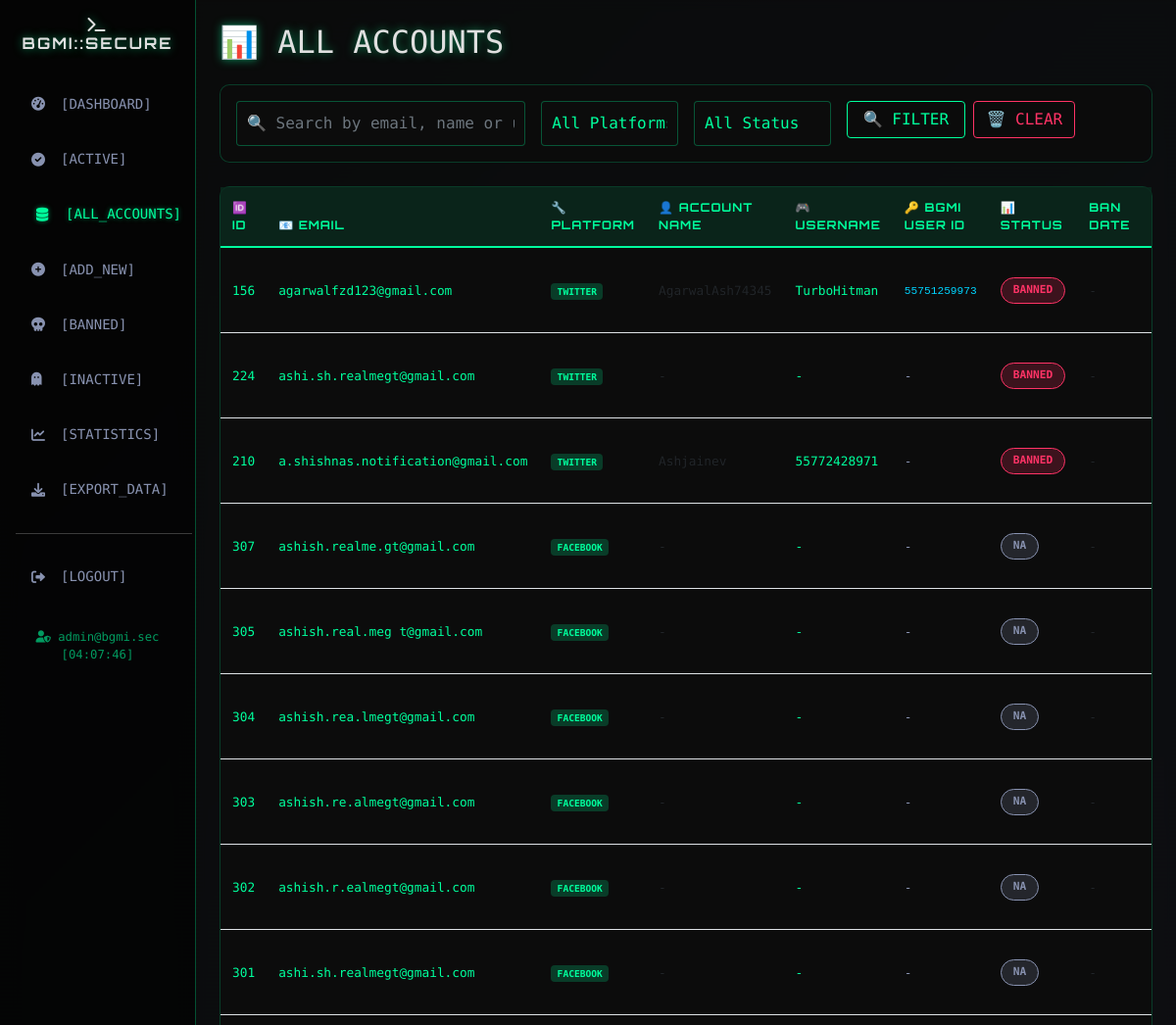
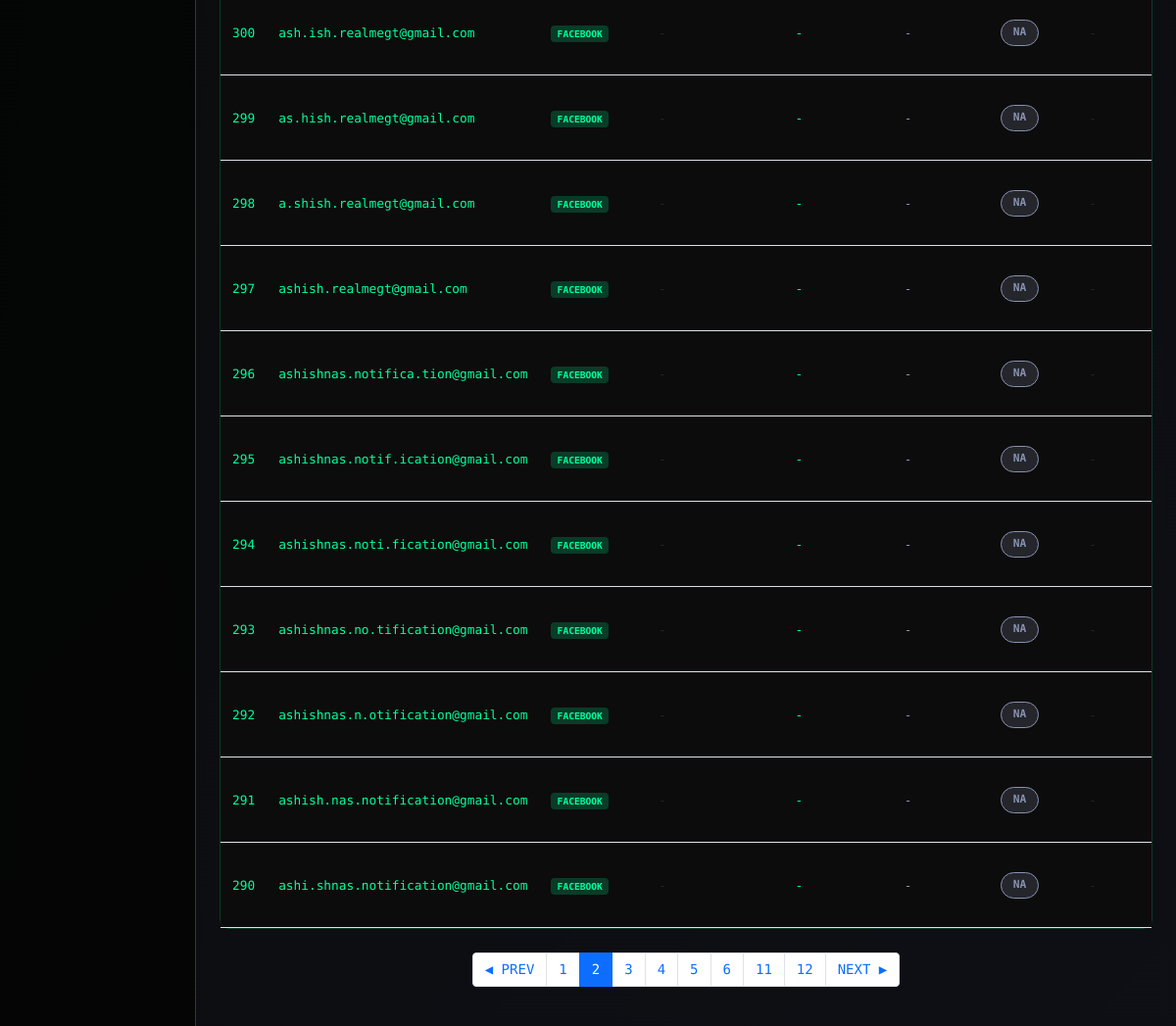
/accounts?page=2&platform=&status=&search= (signed in), run on the app's committed database (2 pictures, top to bottom).
### web-app.py (models this page shows)
class User(UserMixin, db.Model):
    __tablename__ = 'users'
    id = db.Column(db.Integer, primary_key=True)
    username = db.Column(db.String(80), unique=True, nullable=False)
    password = db.Column(db.String(200), nullable=False)
    is_admin = db.Column(db.Boolean, default=False)
    created_at = db.Column(db.DateTime, default=datetime.utcnow)

class Account(db.Model):
    __tablename__ = 'accounts'
    id = db.Column(db.Integer, primary_key=True)
    email = db.Column(db.String(200), nullable=False)
    platform = db.Column(db.String(50), nullable=False)
    account_name = db.Column(db.String(200), default='')
    status = db.Column(db.String(50), default='na')
    platform_id = db.Column(db.String(100), default='')
    username = db.Column(db.String(100), default='')
    rank = db.Column(db.String(50), default='')
    merit = db.Column(db.Integer, default=0)
    ban_date = db.Column(db.String(50), default='')
    comment = db.Column(db.Text, default='')
    created_at = db.Column(db.DateTime, default=datetime.utcnow)
    updated_at = db.Column(db.DateTime, default=datetime.utcnow, onupdate=datetime.utcnow)

### web-app.py (the view, shortened to what this page needs)
@app.route('/accounts')
@login_required
def accounts():
    page = request.args.get('page', 1, type=int)
    platform = request.args.get('platform', '')
    status = request.args.get('status', '')
    search = request.args.get('search', '')
    query = Account.query
    if platform:
        query = query.filter_by(platform=platform)
    if status:
        query = query.filter_by(status=status)
    pagination = query.order_by(Account.updated_at.desc()).paginate(page=page, per_page=20, error_out=False)
    accounts_list = pagination.items
    return render_template('accounts.html',
                         accounts=accounts_list,
                         pagination=pagination,
                         platform=platform,
                         status=status,
                         search=search)

### web-app.py (called while the page is built)
@login_manager.user_loader
def load_user(user_id):
    return db.session.get(User, int(user_id))

### templates/accounts.html (shortened to what this page needs)
{% extends "base.html" %} {% block content %}
<h2 class="glow-text mb-4">📊 ALL ACCOUNTS</h2>
<div class="cyber-card p-3 mb-4">
    <form method="GET" class="row g-3">
        <div class="col-md-4">
            <input type="text" class="form-control cyber-input" name="search" placeholder="🔍 Search by email, name or username" value="{{ search }}">
        </div>
        <div class="col-md-2">
            <select class="form-control cyber-input" name="platform">
                <option value="">All Platforms</option>
            </select>
        </div>
        <div class="col-md-2">
            <select class="form-control cyber-input" name="status">
                <option value="">All Status</option>
            </select>
        </div>
        <div class="col-md-4">
            <button type="submit" class="btn btn-cyber">🔍 FILTER</button>
            <a href="{{ url_for('accounts') }}" class="btn btn-cyber-danger">🗑️ CLEAR</a>
        </div>
    </form>
</div>
<div class="cyber-card">
    <div class="card-body p-0">
        <div class="table-responsive">
            <table class="table cyber-table mb-0">
                <thead>
                    <tr>
                        <th>🆔 ID</th>
                        <th>📧 EMAIL</th>
                        <th>🔧 PLATFORM</th>
                        <th>👤 ACCOUNT NAME</th>
                        <th>🎮 USERNAME</th>
                        <th>🔑 BGMI USER ID</th>
                        <th>📊 STATUS</th>
                        <th>BAN DATE</th>
                        <th>🏆 RANK</th>
                    </tr>
                </thead>
                <tbody>
                    {% for account in accounts %}
                    <tr>
                        <td class="terminal-text">{{ account.id }}</td>
                        <td class="terminal-text">{{ account.email[:35] }}{% if account.email|length > 35 %}...{% endif %}</td>
                        <td><span class="badge" style="background: rgba(0, 255, 157, 0.2); color: #00ff9d;">{{ account.platform.upper() }}</span></td>
                        <td>{{ account.account_name or '-' }}</td>
                        <td class="terminal-text">{{ account.username or '-' }}</td>
                        <td class="terminal-text">
                            {% if account.platform_id %}
                            <code style="color: #00d4ff;">{{ account.platform_id }}</code> {% else %}
                            <span style="color: #8892b0;">-</span> {% endif %}
                        </td>
                        <td><span class="status-badge status-{{ account.status }}">{{ account.status.upper() }}</span></td>
                        <td>{{ account.ban_date or '-' }}</td>
                        <td>
                        </td>
                    </tr>
                    {% endfor %}
                </tbody>
            </table>
        </div>
    </div>
</div>
{% if pagination.pages > 1 %}
<nav class="mt-4">
    <ul class="pagination cyber-pagination justify-content-center">
        {% if pagination.has_prev %}
        <li class="page-item">
            <a class="page-link" href="?page={{ pagination.prev_num }}&platform={{ platform }}&status={{ status }}&search={{ search }}">◀ PREV</a>
        </li>
        {% endif %} {% for page in pagination.iter_pages() %} {% if page %}
        <li class="page-item {% if page == pagination.page %}active{% endif %}">
            <a class="page-link" href="?page={{ page }}&platform={{ platform }}&status={{ status }}&search={{ search }}">{{ page }}</a>
        </li>
        {% endif %} {% endfor %} {% if pagination.has_next %}
        <li class="page-item">
            <a class="page-link" href="?page={{ pagination.next_num }}&platform={{ platform }}&status={{ status }}&search={{ search }}">NEXT ▶</a>
        </li>
        {% endif %}
    </ul>
</nav>
{% endif %} {% endblock %}

### templates/base.html (shortened to what this page needs)
<!DOCTYPE html>
<html lang="en">
<head>
    <link href="https://cdn.jsdelivr.net/npm/bootstrap@5.1.3/dist/css/bootstrap.min.css" rel="stylesheet">
    <link href="https://cdnjs.cloudflare.com/ajax/libs/font-awesome/6.0.0/css/all.min.css" rel="stylesheet">
</head>
<body>
    <div class="cyber-bg"></div>
    {% if current_user.is_authenticated %}
    <div class="container-fluid">
        <div class="row">
            <div class="col-md-2 p-0 sidebar" id="cyberSidebar">
                <div class="p-3">
                    <h4 class="text-center mb-4">
                        <i class="fas fa-terminal"></i> BGMI::SECURE
                    </h4>
                    <nav class="nav flex-column">
                        <a class="nav-link {% if request.endpoint == 'dashboard' %}active{% endif %}" href="{{ url_for('dashboard') }}">
                            <i class="fas fa-tachometer-alt"></i> [DASHBOARD]
                        </a>
                        <a class="nav-link {% if request.endpoint == 'active_accounts' %}active{% endif %}" href="{{ url_for('active_accounts') }}">
                            <i class="fas fa-check-circle"></i> [ACTIVE]
                        </a>
                        <a class="nav-link {% if request.endpoint == 'accounts' %}active{% endif %}" href="{{ url_for('accounts') }}">
                            <i class="fas fa-database"></i> [ALL_ACCOUNTS]
                        </a>
                        <a class="nav-link {% if request.endpoint == 'add_account' %}active{% endif %}" href="{{ url_for('add_account') }}">
                            <i class="fas fa-plus-circle"></i> [ADD_NEW]
                        </a>
                        <a class="nav-link {% if request.endpoint == 'banned_accounts' %}active{% endif %}" href="{{ url_for('banned_accounts') }}">
                            <i class="fas fa-skull"></i> [BANNED]
                        </a>
                        <a class="nav-link {% if request.endpoint == 'na_accounts' %}active{% endif %}" href="{{ url_for('na_accounts') }}">
                            <i class="fas fa-ghost"></i> [INACTIVE]
                        </a>
                        <a class="nav-link {% if request.endpoint == 'stats' %}active{% endif %}" href="{{ url_for('stats') }}">
                            <i class="fas fa-chart-line"></i> [STATISTICS]
                        </a>
                        <a class="nav-link" href="{{ url_for('export_data') }}">
                            <i class="fas fa-download"></i> [EXPORT_DATA]
                        </a>
                        <hr style="border-color: rgba(0, 255, 157, 0.3);">
                        <a class="nav-link" href="{{ url_for('logout') }}">
                            <i class="fas fa-sign-out-alt"></i> [LOGOUT]
                        </a>
                    </nav>
                    <div class="text-center mt-4 small" style="color: #00ff9d; opacity: 0.6;">
                        <i class="fas fa-user-shield"></i> {{ current_user.username }}@bgmi.sec
                        <br>
                        <span id="cyber-time"></span>
                    </div>
                </div>
            </div>
            <div class="col-md-10 main-content p-3 p-md-4">
                {% block content %}{% endblock %}
            </div>
        </div>
    </div>
    {% else %}
        {% block auth_content %}{% endblock %}
    {% endif %}
</body>
</html>

### templates/base.html (style rules this page uses)
:root { --primary-neon: #00ff9d; --secondary-neon: #00d4ff; --danger-neon: #ff3366; --warning-neon: #ffaa00; --dark-bg: #0a0a0a; --darker-bg: #050505; --card-bg: #0d0d0d; }
* { margin: 0; padding: 0; box-sizing: border-box; }
body { font-family: 'Share Tech Mono', monospace; background: var(--dark-bg); color: #e0e0e0; overflow-x: hidden; font-size: 14px; }
.cyber-bg { position: fixed; top: 0; left: 0; width: 100%; height: 100%; z-index: -1; background: linear-gradient(135deg, #0a0a0a 0%, #1a1a2e 100%); }
.cyber-bg::before { content: ''; position: absolute; width: 200%; height: 200%; background: repeating-linear-gradient(0deg, transparent, transparent 2px, rgba(0, 255, 157, 0.03) 2px, rgba(0, 255, 157, 0.03) 4px); animation: scan 10s linear infinite; }
.sidebar { min-height: 100vh; background: rgba(5, 5, 5, 0.95); backdrop-filter: blur(10px); border-right: 1px solid rgba(0, 255, 157, 0.3); position: relative; }
.sidebar h4 { font-family: 'Orbitron', monospace; font-weight: 700; text-shadow: 0 0 10px rgba(0, 255, 157, 0.5); letter-spacing: 2px; font-size: 1rem; }
.sidebar .nav-link { color: #8892b0; padding: 0.8rem 1rem; margin: 0.3rem 0; border-radius: 5px; transition: all 0.3s ease; font-family: 'Share Tech Mono', monospace; display: flex; align-items: center; gap: 10px; }
.sidebar .nav-link:hover, .sidebar .nav-link.active { color: #00ff9d; text-shadow: 0 0 5px rgba(0, 255, 157, 0.5); transform: translateX(5px); }
.sidebar .nav-link i { width: 20px; }
.main-content { min-height: 100vh; background: rgba(10, 10, 10, 0.7); backdrop-filter: blur(5px); }
.cyber-card { background: rgba(13, 13, 13, 0.8); border: 1px solid rgba(0, 255, 157, 0.2); border-radius: 10px; backdrop-filter: blur(10px); transition: all 0.3s ease; margin-bottom: 20px; }
.cyber-table { background: rgba(13, 13, 13, 0.8); }
.cyber-table thead th { background: rgba(0, 255, 157, 0.1); border-bottom: 2px solid #00ff9d; color: #00ff9d; font-family: 'Orbitron', monospace; text-transform: uppercase; letter-spacing: 1px; padding: 12px; font-size: 0.75rem; }
.cyber-table td { padding: 10px 12px; vertical-align: middle; font-size: 0.8rem; }
.status-badge { padding: 4px 12px; border-radius: 20px; font-size: 0.7rem; font-weight: bold; text-transform: uppercase; display: inline-block; }
.status-banned { background: rgba(255, 51, 102, 0.2); color: #ff3366; border: 1px solid #ff3366; }
.status-na { background: rgba(136, 146, 176, 0.2); color: #8892b0; border: 1px solid #8892b0; }
.btn-cyber { background: transparent; border: 1px solid #00ff9d; color: #00ff9d; padding: 6px 16px; transition: all 0.3s ease; }
.btn-cyber-danger { border-color: #ff3366; color: #ff3366; }
.cyber-input { background: rgba(13, 13, 13, 0.9); border: 1px solid rgba(0, 255, 157, 0.3); color: #00ff9d; padding: 10px; transition: all 0.3s ease; }
.glow-text { text-shadow: 0 0 10px rgba(0, 255, 157, 0.5); }
.terminal-text { font-family: 'Share Tech Mono', monospace; color: #00ff9d; }

### data on the page
User: username "admin"
Account: id "156", email "agarwalfzd123@gmail.com", platform "TWITTER", account_name "AgarwalAsh74345", username "TurboHitman", platform_id "55751259973", status "BANNED", ban_date "-"
Account: id "224", email "ashi.sh.realmegt@gmail.com", platform "TWITTER", account_name "-", username "-", status "BANNED", ban_date "-"
Account: id "210", email "a.shishnas.notification@gmail.com", platform "TWITTER", account_name "Ashjainev", username "55772428971", status "BANNED", ban_date "-"
Account: id "307", email "ashish.realme.gt@gmail.com", platform "FACEBOOK", account_name "-", username "-", status "NA", ban_date "-"
Account: id "305", email "ashish.real.meg t@gmail.com", platform "FACEBOOK", account_name "-", username "-", status "NA", ban_date "-"
Account: id "304", email "ashish.rea.lmegt@gmail.com", platform "FACEBOOK", account_name "-", username "-", status "NA", ban_date "-"
Account: id "303", email "ashish.re.almegt@gmail.com", platform "FACEBOOK", account_name "-", username "-", status "NA", ban_date "-"
Account: id "302", email "ashish.r.ealmegt@gmail.com", platform "FACEBOOK", account_name "-", username "-", status "NA", ban_date "-"
Account: id "301", email "ashi.sh.realmegt@gmail.com", platform "FACEBOOK", account_name "-", username "-", status "NA", ban_date "-"
Account: id "300", email "ash.ish.realmegt@gmail.com", platform "FACEBOOK", account_name "-", username "-", status "NA", ban_date "-"
Account: id "299", email "as.hish.realmegt@gmail.com", platform "FACEBOOK", account_name "-", username "-", status "NA", ban_date "-"
Account: id "298", email "a.shish.realmegt@gmail.com", platform "FACEBOOK", account_name "-", username "-", status "NA", ban_date "-"
Account: id "297", email "ashish.realmegt@gmail.com", platform "FACEBOOK", account_name "-", username "-", status "NA", ban_date "-"
Account: id "296", email "ashishnas.notifica.tion@gmail.com", platform "FACEBOOK", account_name "-", username "-", status "NA", ban_date "-"
Account: id "295", email "ashishnas.notif.ication@gmail.com", platform "FACEBOOK", account_name "-", username "-", status "NA", ban_date "-"
Account: id "294", email "ashishnas.noti.fication@gmail.com", platform "FACEBOOK", account_name "-", username "-", status "NA", ban_date "-"
Account: id "293", email "ashishnas.no.tification@gmail.com", platform "FACEBOOK", account_name "-", username "-", status "NA", ban_date "-"
Account: id "292", email "ashishnas.n.otification@gmail.com", platform "FACEBOOK", account_name "-", username "-", status "NA", ban_date "-"
Account: id "291", email "ashish.nas.notification@gmail.com", platform "FACEBOOK", account_name "-", username "-", status "NA", ban_date "-"
Account: id "290", email "ashi.shnas.notification@gmail.com", platform "FACEBOOK", account_name "-", username "-", status "NA", ban_date "-"

### other printed values
{{ page }} "1" "2" "3" "4" "5" "6" "11" "12"
